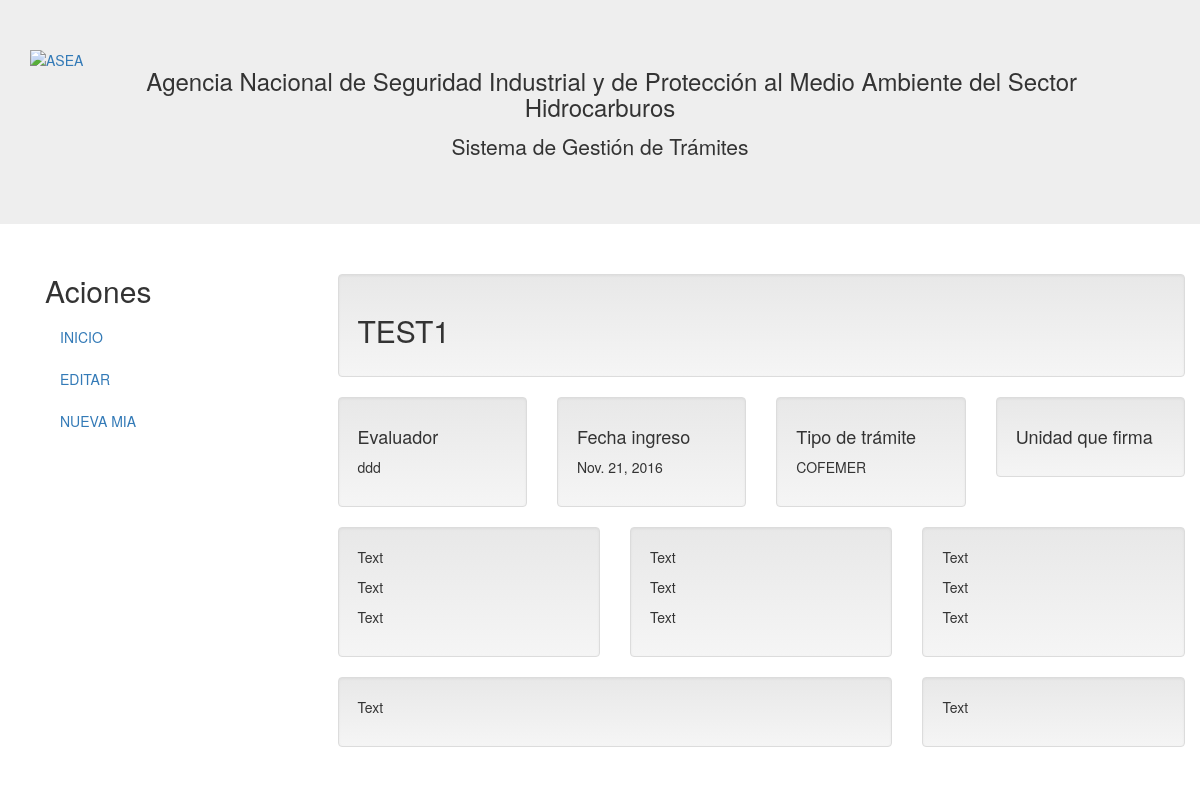
Screenshot of /mia/1/ with the database file from the repository.
### mia/models.py (models this page shows, shortened)
class Mia(models.Model):
    a_tiempo = (
        ('SI', 'SI'),
        ('NO', 'NO'),
    )
    lbl_tipo_tramite = (
        ('COFEMER', 'COFEMER'),
        ('IP', 'IP'),
        ('MIA-P', 'MIA-P'),
        ('MIA-P/ERA', 'MIA-P/ERA'),
    )
    lbl_subsector = (
        (u'PETRÓLEO', 'PETRÓLEO'),
        (u'PETROLÍFEROS', 'PETROLÍFEROS'),
        ('GAS LP', 'GAS LP'),
        ('GAS NATURAL', 'GAS NATURAL'),
        ('RESIDUOS', 'RESIDUOS'),
        ('DTU', 'DTU')
    )
    lbl_tipo_instalacion = (
        (u'EXPLORACIÓN', 'EXPLORACIÓN'), #
        (u'ESTACIÓN DE SERVICIO', 'ESTACIÓN DE SERVICIO'), #
        ('ALMACENAMIENTO', 'ALMACENAMIENTO'), #
        ('TRANSPORTE', 'TRANSPORTE'),
        (u'PLANTA DE DISTRIBUCIÓN', 'PLANTA DE DISTRIBUCIÓN'),
        (u'RED DE DISTRIBUCIÓN', 'RED DE DISTRIBUCIÓN'), #
        (u'PROSPECCIÓN', 'PROSPECCIÓN'), #
        (u'DESCOMPRENSIÓN DE GAS NATURAL', 'DESCOMPRENSIÓN DE GAS NATURAL'),
    )
    lbl_ubicacion_instalacion = (
        ('CARRETERA', 'CARRETERA'),
        ('URBANA', 'URBANA'),
        ('NA', 'NA'),
        ('ZONA URBANA', 'ZONA URBANA'),
    )
    lbl_estatus_proyect = (
        ('CONSTRUIDA', 'CONSTRUIDA'),
        (u'EN CONSTRUCCIÓN', 'EN CONSTRUCCIÓN'),
        (u'OPERACIÓN', 'OPERACIÓN'),
        ('NUEVA', 'NUEVA'),
        ('INICIO DE PROCEDIMIENTO', 'INICIO DE PROCEDIMIENTO')
    )
    lbl_estatus = (
        ('RESUELTO', 'RESUELTO'),
        (u'EN TRÁMITE', 'EN TRÁMITE')
    )
    """docstring for Mia."""
    fecha_ingreso = models.DateField(_('Fecha de Ingreso'),null=True, blank=False)
    dias_evaluacion = models.IntegerField(default=0, null=True, blank=False)
    tramite_tiempo = models.CharField(max_length=2, choices=a_tiempo, default='SI', null=True, blank=False)
    tipo_tramite = models.CharField(_(u'Tipo de trámite'),max_length=32, choices=lbl_tipo_tramite, default='COFEMER', null=True, blank=False)
    bitacora = models.CharField(_(u'Número de bitacora'),max_length=32)
    numero_proyecto = models.CharField(_(u'Número de proyecto'),max_length=32, null=True, blank=True)
    estado_principal = models.CharField(_('Estado principal'),max_length=64, null=True, blank=True)
    estados = models.CharField(_('Estados'),max_length=64, null=True, blank=True, help_text=_('Estados que abarca el proyecto'))
    municipio = models.CharField(_('Municipio'),max_length=128, null=True, blank=True, help_text=_('Municipio que abarca el proyecto'))
    domicilio = models.CharField(_('Domicilio del Regulado'),max_length=254, null=True, blank=True)
    nombre_proyecto = models.CharField(_('Nombre del proyecto'),max_length=512, null=True, blank=True)
    regulado = models.CharField(_('Nombre del Regulado'), max_length=254, null=True, blank=True)
    representante_legal = models.CharField(_('Representante legal'),max_length=254, null=True, blank=True)
    subsector = models.CharField(_('Subsector'),max_length=32, choices=lbl_subsector, null=True, blank=False)
    tipo_instalacion = models.CharField(_(u'Tipo de instalación'),max_length=64, choices=lbl_tipo_instalacion, null=True, blank=False)
    ubicacion_instalacion = models.CharField(_(u'Ubicación de la instalación'),max_length=64, choices=lbl_ubicacion_instalacion, null=True, blank=False)
    evaluador = models.CharField(_('Nombre del Evaluador'),max_length=64, null=True, blank=False)
    fecha_asigna_evaluador = models.DateField(_(u'Fecha de asignación al Evaluador'),null=True, blank=False)
    situacion_actual = models.CharField(_(u'Situación actual'),max_length=128, null=True, blank=True)
    estatus = models.CharField(_('Estatus del proyecto'),max_length=254, choices=lbl_estatus, null=True, blank=True)
    numero_resolucion = models.CharField(_(u'Número de resolución'),max_length=128, null=True, blank=True)
    unidad_firma = models.CharField(_('Unidad que firma'),max_length=16, null=True, blank=True)
    fecha_emisi_resolu = models.DateField(_(u'Fecha de emisión de resolución'),null=True, blank=False)
    fecha_notifica_resolu = models.DateField(_(u'Fecha notificación de resolución'),null=True, blank=False)
    sentido_resolucion = models.CharField(_(u'Setido resolución'),max_length=64, null=True, blank=True)
    vigencia_resolucion = models.CharField(_(u'Vigencia de resolución'),max_length=16, null=True, blank=True)
    fecha_publica_extracto = models.DateField(_(u'Fecha de publicación de extracto'),null=True, blank=False)
    nume_of_apercibimiento = models.CharField(_(u'Número de oficio apercibimiento'),max_length=64, null=True, blank=True)
    fecha_of_apercibimiento = models.DateField(_('Fecha de oficio de apercibimiento'),null=True, blank=True)
    fecha_notica_apercibimiento = models.DateField(_(u'Fecha de notificación de apercibimiento'),null=True, blank=False)
    fecha_termi_apercibimiento = models.DateField(_('Fecha de vencimiento de apercibimiento'),null=True, blank=False)
    fecha_entrega_apercibimiento = models.DateField(_('Fecha de entrega de apercibimiento'),null=True, blank=False)
    dias_transcurre_apercibimiento = models.CharField(_(u'Días transcurridos de apercibimiento'),max_length=32, null=True, blank=True)
    numero_of_infoadicional = models.CharField(_(u'Número de información adicional'),max_length=32, null=True, blank=True)
    fecha_of_infoadicional = models.DateField(_(u'Fecha de información adicional'),null=True, blank=False)
    fecha_notifi_of_infoadicional = models.DateField(_(u'Fecha de notificación información adicional'),null=True, blank=False)
    fecha_vernci_of_infoadicional = models.DateField(_(u'Fecha de vencimiento de información adicional'),null=True, blank=False)
    fecha_entrega_of_infoadicional = models.DateField(_(u'Fecha de entrega de información adicional'),null=True, blank=False)
    dias_transcurre_of_infoadicional =  models.IntegerField(_(u'Días trasncurridos de información adicional'),default=0, null=True, blank=False)
    observasiones = models.CharField(_('Observaciones'),null=True, max_length=512, blank=True)
    numero_of_aplia_plazo =  models.CharField(_(u'Número de plazo'),null=True, max_length=32, blank=True)
    dias_emision_resolucion = models.IntegerField(_(u'Días emisión de resolución'),default=0, null=True, blank=False)
    resolucion_tiempo =models.CharField(_(u'¿Resolución en tiempo?'),max_length=2, choices=a_tiempo, default='SI', null=True, blank=False)
    dia_actual = models.DateField(_(u'Día actual'),auto_now=True)
    lati = models.FloatField(_('Latitud'),null=True, blank=True)
    longi = models.FloatField(_('Longitud'),null=True, blank=True)
    dias_feriado = models.DateField(_(u'Días feriados'),null=True, blank=False)
    dias_habiles = models.DateField(_(u'Días habiles'),null=True, blank=False)
    estatus_proyect = models.CharField(_('Estatus del proyecto'),max_length=32, choices=lbl_estatus_proyect, default='COFEMER', null=True, blank=False)
    llave_pago = models.CharField(_('Llave de pago'),max_length=32, null=True, blank=True)
    user = models.ForeignKey(user)

### mia/views.py (the view)
# urls.py: url(r'^mia/(?P<pk>[0-9]+)/$', 'mia.views.mia_detail', name='mia_detail'),
def mia_detail(request, pk):
        mia = get_object_or_404(Mia, pk=pk)
        return render(request, 'mia/mia_detail.html', {'mia': mia})

### mia/templates/mia/mia_detail.html (shortened to what this page needs)
{% extends 'base.html' %}
{% block content %}
 <div class="container">
   <div class="container">
     <div class="row content">
       <div class="col-sm-3 sidenav hidden-xs">
         <h2>Aciones</h2>
         <ul class="nav nav-pills nav-stacked">
           <li><a href="/">INICIO</a></li>
           <li ><a href="{% url 'mia.views.mia_edit' pk=mia.pk %}">EDITAR</a></li>
           <li><a href="{% url 'mia.views.mia_new' %}">NUEVA MIA</a></li>
         </ul><br>
       </div>
       <br>
       <div class="col-sm-9">
         <div class="well">
           <h2>{{ mia.bitacora }}</h2>
         </div>
         <div class="row">
           <div class="col-sm-3">
             <div class="well">
               <h4>Evaluador</h4>
               <p>{{ mia.evaluador }}</p>
             </div>
           </div>
           <div class="col-sm-3">
             <div class="well">
               <h4>Fecha ingreso</h4>
               <p>{{ mia.fecha_ingreso }}</p>
             </div>
           </div>
           <div class="col-sm-3">
             <div class="well">
               <h4>Tipo de trámite</h4>
               <p>{{ mia.tipo_tramite}}</p>
             </div>
           </div>
           <div class="col-sm-3">
             <div class="well">
               <h4>Unidad que firma</h4>
             </div>
           </div>
         </div>
         <div class="row">
           <div class="col-sm-4">
             <div class="well">
               <p>Text</p>
               <p>Text</p>
               <p>Text</p>
             </div>
           </div>
           <div class="col-sm-4">
             <div class="well">
               <p>Text</p>
               <p>Text</p>
               <p>Text</p>
             </div>
           </div>
           <div class="col-sm-4">
             <div class="well">
               <p>Text</p>
               <p>Text</p>
               <p>Text</p>
             </div>
           </div>
         </div>
         <div class="row">
           <div class="col-sm-8">
             <div class="well">
               <p>Text</p>
             </div>
           </div>
           <div class="col-sm-4">
             <div class="well">
               <p>Text</p>
             </div>
           </div>
         </div>
       </div>
     </div>
   </div>
  </div>
{% endblock %}

### templates/base.html (shortened to what this page needs)
{% load staticfiles i18n %}
<!DOCTYPE html>
<html>
    <head>
        {% block stylesheets %}
        <link rel="stylesheet" href="//netdna.bootstrapcdn.com/bootstrap/3.0.0/css/bootstrap.css">
        <link rel="stylesheet" href="//netdna.bootstrapcdn.com/bootstrap/3.0.0/css/bootstrap-theme.css">
        {% endblock %}
    </head>
    <body>
          <div class="jumbotron jumbotron-fluid">
              <div class="container">
                      <div class="navbar-header">
                        <a href="http://www.asea.gob.mx/" title="ASEA">
              			        <img id="logotype" src="http://www.asea.gob.mx/cms/wp-content/themes/indesol/assets/images/logo.png" alt="ASEA">
                        </a>
                      </div>
                      <div class="collapse navbar-collapse" id="bs-example-navbar-collapse-1">
                        <div class="container text-center">
                          <h3>Agencia Nacional de Seguridad Industrial y de Protección al Medio Ambiente del Sector Hidrocarburos</h3>
                          <p>Sistema de Gestión de Trámites</p>
                        </div>
                      </div>
                    </div>
            </div>
        <div class="row">
            {% block content %}
            {% endblock %}
        </div>
    </body>
</html>

### rows the page displays
Mia: bitacora "TEST1", evaluador "ddd", fecha_ingreso "Nov. 21, 2016", tipo_tramite "COFEMER"
